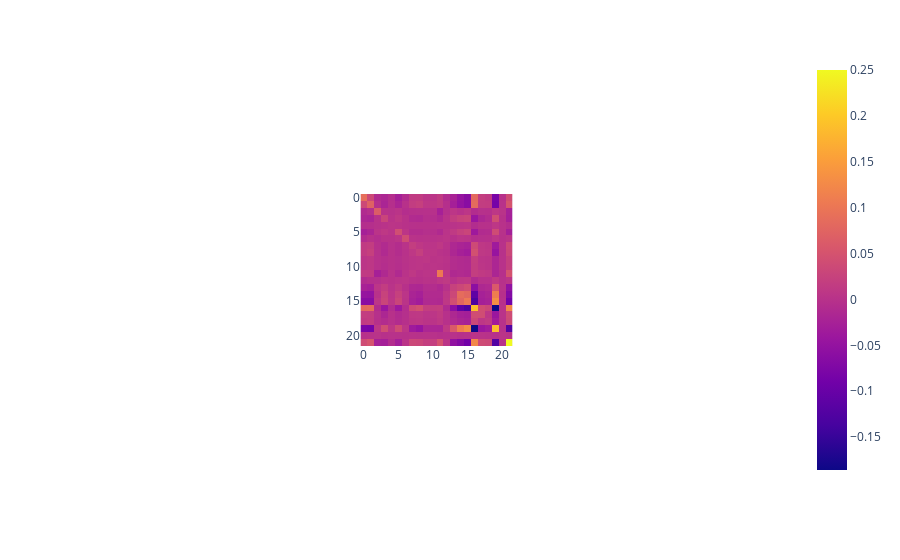

The notebook cell this image was saved under:
### Code cell
mat = np.cov(hp_array.T)

print("trace: ", np.trace(mat))
print("spec norm: ", np.linalg.norm(mat, ord=2))

fig = px.imshow(mat)
fig.show()

### Figure 1 — Plotly figure (JSON) as saved in the notebook; plotly's stock layout.template omitted (floating-point values rounded to 4 significant figures; data arrays with more than 128 entries replaced by an {"elided": "..."} marker saying what was removed)
{"data": [{"coloraxis": "coloraxis", "hovertemplate": "x: %{x}<br>y: %{y}<br>color: %{z}<extra></extra>", "name": "0", "type": "heatmap", "xaxis": "x", "yaxis": "y", "z": {"elided": "22x22 float values"}}], "layout": {"autosize": true, "coloraxis": {"colorscale": [[0, "#0d0887"], [0.1111, "#46039f"], [0.2222, "#7201a8"], [0.3333, "#9c179e"], [0.4444, "#bd3786"], [0.5556, "#d8576b"], [0.6667, "#ed7953"], [0.7778, "#fb9f3a"], [0.8889, "#fdca26"], [1, "#f0f921"]]}, "margin": {"t": 60}, "xaxis": {"anchor": "y", "autorange": true, "constrain": "domain", "domain": [0.3934, 0.6066], "range": [-0.5, 21.5], "scaleanchor": "y"}, "yaxis": {"anchor": "x", "autorange": true, "constrain": "domain", "domain": [0, 1], "range": [21.5, -0.5]}}}
